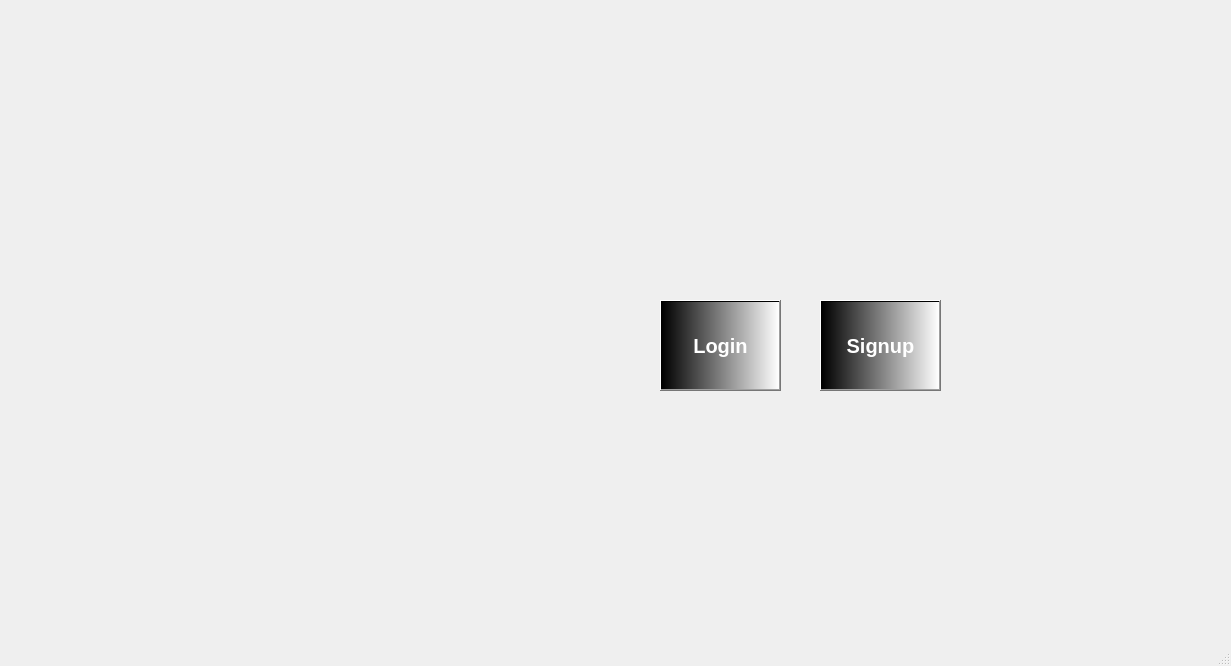
<?xml version="1.0" encoding="UTF-8"?>
<ui version="4.0">
 <class>MainWindow</class>
 <widget class="QMainWindow" name="MainWindow">
  <property name="geometry">
   <rect>
    <x>0</x>
    <y>0</y>
    <width>1231</width>
    <height>666</height>
   </rect>
  </property>
  <property name="windowTitle">
   <string>MainWindow</string>
  </property>
  <property name="styleSheet">
   <string notr="true"/>
  </property>
  <widget class="QWidget" name="centralwidget">
   <widget class="QPushButton" name="loginButton">
    <property name="geometry">
     <rect>
      <x>660</x>
      <y>300</y>
      <width>121</width>
      <height>91</height>
     </rect>
    </property>
    <property name="font">
     <font>
      <pointsize>15</pointsize>
      <bold>true</bold>
     </font>
    </property>
    <property name="styleSheet">
     <string notr="true">color: rgb(0, 0, 0);
background-image: url(:/images/panj.jpg);
color: rgb(255, 255, 255);
background-color: qlineargradient(spread:pad, x1:0, y1:0, x2:1, y2:0, stop:0 rgba(0, 0, 0, 255), stop:1 rgba(255, 255, 255, 255));</string>
    </property>
    <property name="text">
     <string>Login</string>
    </property>
   </widget>
   <widget class="QPushButton" name="signupButton">
    <property name="geometry">
     <rect>
      <x>820</x>
      <y>300</y>
      <width>121</width>
      <height>91</height>
     </rect>
    </property>
    <property name="font">
     <font>
      <pointsize>15</pointsize>
      <bold>true</bold>
     </font>
    </property>
    <property name="styleSheet">
     <string notr="true">color: rgb(0, 0, 0);
background-image: url(:/images/panj.jpg);
color: rgb(255, 255, 255);
background-color: qlineargradient(spread:pad, x1:0, y1:0, x2:1, y2:0, stop:0 rgba(0, 0, 0, 255), stop:1 rgba(255, 255, 255, 255));</string>
    </property>
    <property name="text">
     <string>Signup</string>
    </property>
   </widget>
  </widget>
  <widget class="QMenuBar" name="menubar">
   <property name="geometry">
    <rect>
     <x>0</x>
     <y>0</y>
     <width>1231</width>
     <height>26</height>
    </rect>
   </property>
  </widget>
  <widget class="QStatusBar" name="statusbar"/>
 </widget>
 <resources/>
 <connections/>
</ui>
